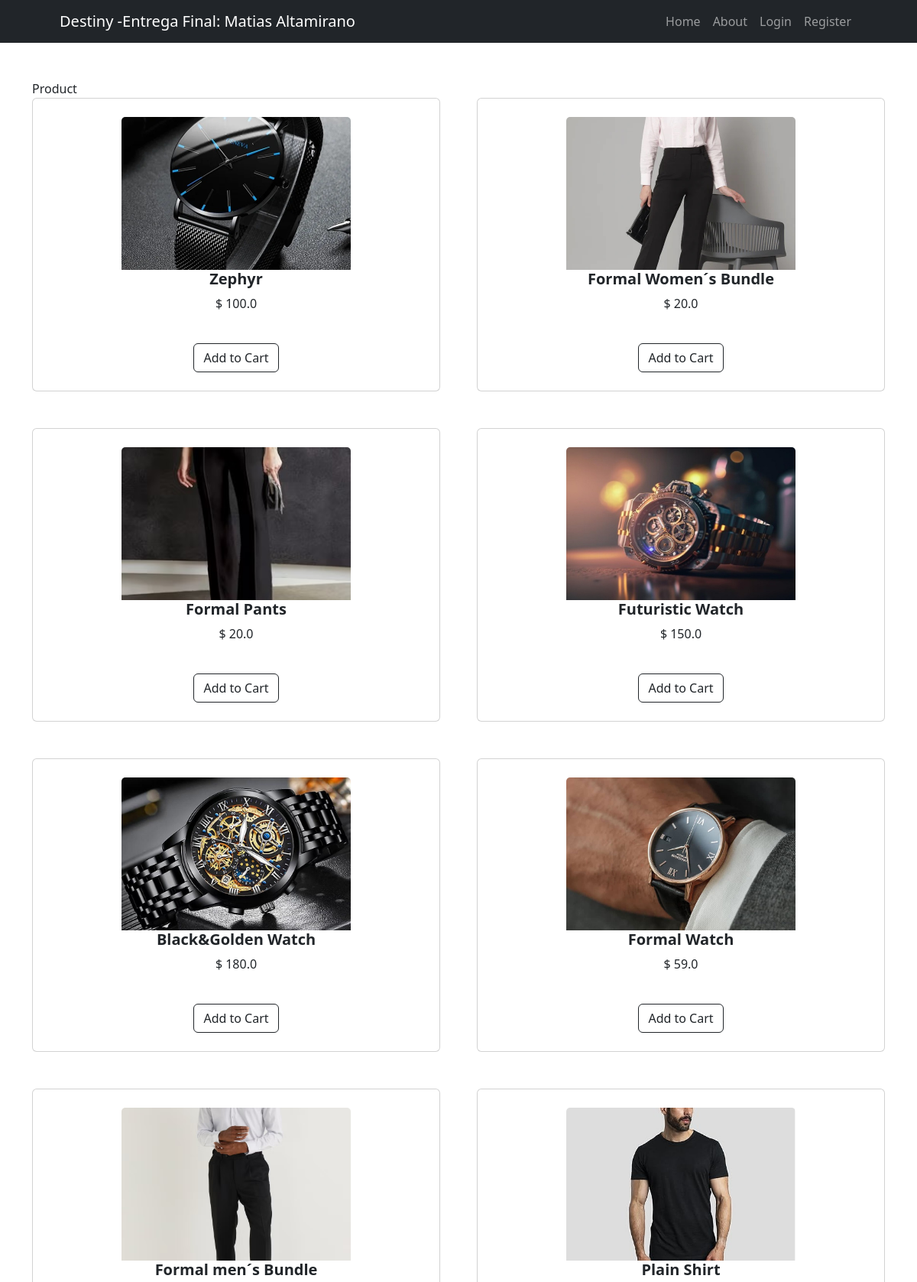
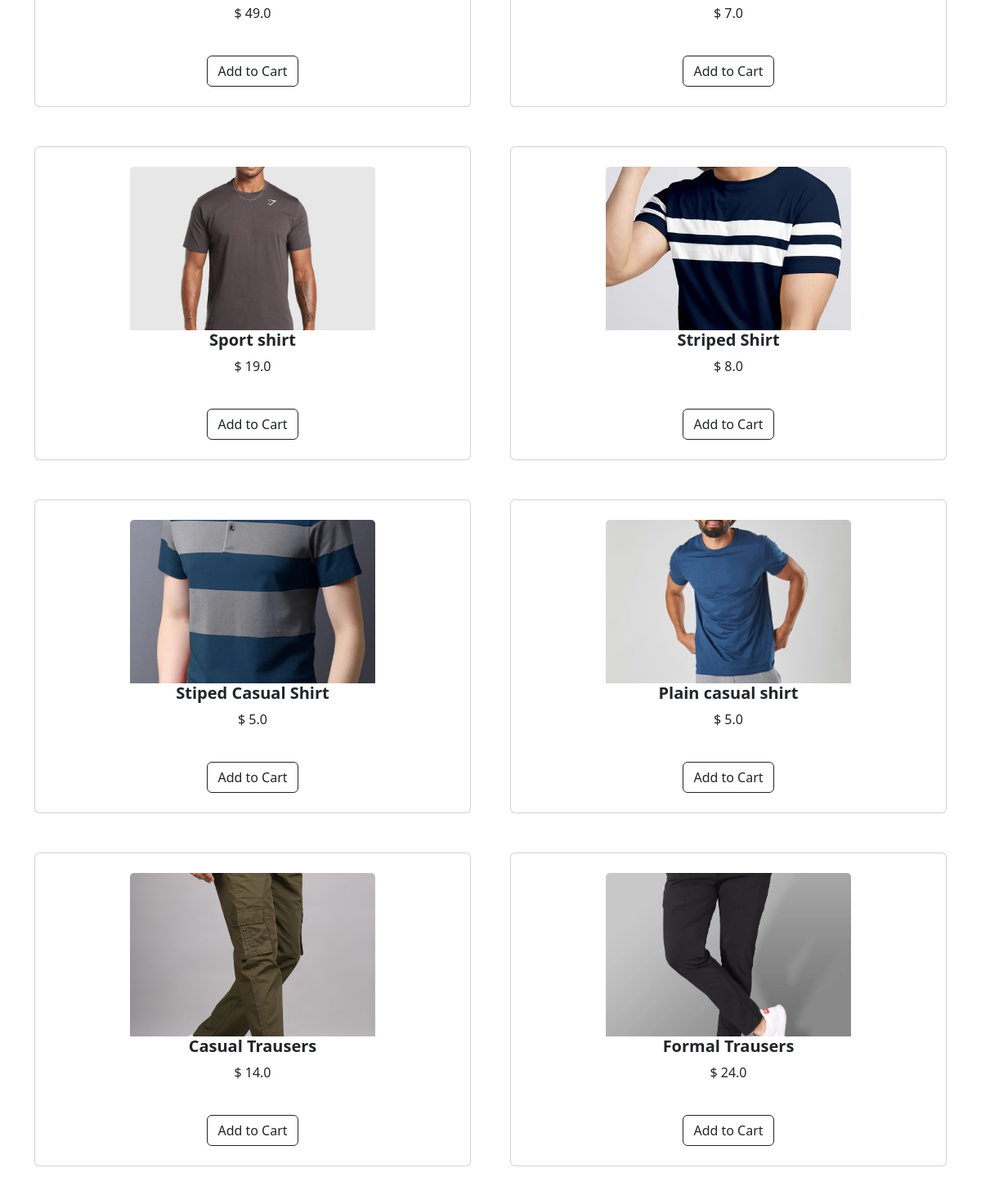
/product (upper part), run on the app's committed database (2 pictures, top to bottom).
### product/models.py (models this page shows, shortened)
class Product(models.Model):
    category_id = models.ManyToManyField(ProductCategory, blank=True, limit_choices_to={'active': True})
    subcategory_id = models.ManyToManyField(ProductSubCategory, blank=True, limit_choices_to={'active': True})
    name = models.CharField(max_length=100)
    description = models.TextField(null=True, blank=True,verbose_name="descripción")
    price = models.FloatField()
    stock = models.IntegerField()
    image = models.ImageField(null=True, blank=True, upload_to= "core/static/core/img")
    colour = models.CharField(max_length=100, null=True, blank=True)
    update_date = models.DateField(null=True, blank=True, default=timezone.now, editable=False, verbose_name= "update date")
    size = models.ManyToManyField(Size, blank=True, limit_choices_to={'active': True})
    class Meta:
        verbose_name = "Product"
        verbose_name_plural = "Products"
        unique_together = ['name', 'price']

### product/views.py (the view)
# urls.py: path("", views.index, name="index"),
def index(request):
    products = Product.objects.all()
    for product in products:
        product.image = product.image.url[22:] # type: ignore
    context = {'product':True, 'products':products}
    return render(request, "product/index.html", context)

### product/templates/product/index.html (shortened to what this page needs)
{% extends 'core/base.html' %}
{% load static %}
{% block title %}
    Product
{% endblock title %}
        {% block content %}
            <div class="row gx-4 gx-lg-5 justify-content-center">
                {% for product in products %}
                {%include 'product/display_list.html' with product=product %}
                {% endfor %}
        {% endblock content %}

### core/templates/core/base.html (shortened to what this page needs)
{%load static %}
<!DOCTYPE html>
<html lang="es">
    <head>
        <link href="{% static 'core/css/styles.css' %}" rel="stylesheet" />
    </head>
    <body>
        {%include 'core/navbar.html' %}
        <div class="container mt-5">
            {% block title %}
            {% endblock title %}
            {% block content %}
            {% endblock content %}
    </body>
</html>

### core/templates/core/navbar.html (shortened to what this page needs)
<nav class="navbar navbar-expand-lg navbar-dark bg-dark">
    <div class="container px-5">
        <a class="navbar-brand" href="{% url 'core:index' %}">Destiny -Entrega Final: Matias Altamirano</a>
        <div class="collapse navbar-collapse" id="navbarSupportedContent">
            <ul class="navbar-nav ms-auto mb-2 mb-lg-0">
                <li class="nav-item"><a class="nav-link {% if index %}active{% endif %}" aria-current="page" href="{% url 'core:index' %}">Home</a></li>
                <li class="nav-item"><a class="nav-link {% if about %}active{% endif %}" href="{% url 'core:about' %}">About</a></li>
                {% if user.is_staff %}
                    <li class="nav-item"><a class="nav-link" href="{% url 'admin:index' %}">Administration</a></li>
                    <li class="nav-item"><a class="nav-link {% if product %}active{% endif %}" href="{% url 'product:index' %}">Shop Now!</a></li>
                    <form action="{% url 'core:logout' %}" method="post">
                        {% csrf_token %}
                        <button type="submit" class="nav-link">Logout</button>
                    </form>
                {% elif user.is_authenticated %}
                    <li class="nav-item"><a class="nav-link {% if product %}active{% endif %}" href="{% url 'product:index' %}">Shop Now!</a></li>
                    <form action="{% url 'core:logout' %}" method="post">
                        {% csrf_token %}
                        <button type="submit" class="nav-link">Logout</button>
                    </form>
                {% else %}
                    <li class="nav-item"><a class="nav-link {% if '/login' in request.path %} active {% endif %}" href="{% url 'core:login' %}">Login</a></li>
                    <li class="nav-item"><a class="nav-link {% if '/register' in request.path %} active {% endif %}" href="{% url 'core:register' %}">Register</a></li>
                {% endif %}
            </ul>
        </div>
    </div>
</nav>

### product/templates/product/display_list.html
{% load static %}
<div class="col mb-5">
    <div class="card h-100">
        <div class="card-body p-4">
            <div class="text-center">
                {% if product.image %}
                    <img class="card-img-top" src="{% static '/core/img/' %}{{product.image}}"  alt="No Image Available" style="width: 300px; height: 200px; object-fit: cover;">
                {% else %}
                    <img class="card-img-top" src="{% static '/core/img/No_img' %}"  alt="No Image Available" style="width: 300px; height: 200px; object-fit: cover;">
                {% endif %}
                <h5 class="fw-bolder">{{ product.name }}</h5>
                <p>$ {{ product.price }}</p>
            </div>
        </div>
        <div class="card-footer p-4 pt-0 border-top-0 bg-transparent">
            <div class="text-center"><a class="btn btn-outline-dark mt-auto" href="{% url 'product:nothing' %}">Add to Cart</a></div>
        </div>
    </div>
</div>
{% if forloop.counter|divisibleby:4 and not forloop.last %}
    </div><div class="row gx-4 gx-lg-5 justify-content-center">
{% endif %}

### core/templates/core/footer.html (shortened to what this page needs)
{% load static %}

### data on the page
Product: image (picture), name "Zephyr", price "100.0"
Product: image (picture), name "Formal Women´s Bundle", price "20.0"
Product: image (picture), name "Formal Pants", price "20.0"
Product: image (picture), name "Futuristic Watch", price "150.0"
Product: image (picture), name "Black&Golden Watch", price "180.0"
Product: image (picture), name "Formal Watch", price "59.0"
Product: image (picture), name "Formal men´s Bundle", price "49.0"
Product: image (picture), name "Plain Shirt", price "7.0"
Product: image (picture), name "Sport shirt", price "19.0"
Product: image (picture), name "Striped Shirt", price "8.0"
Product: image (picture), name "Stiped Casual Shirt", price "5.0"
Product: image (picture), name "Plain casual shirt", price "5.0"
Product: image (picture), name "Casual Trausers", price "14.0"
Product: image (picture), name "Formal Trausers", price "24.0"
